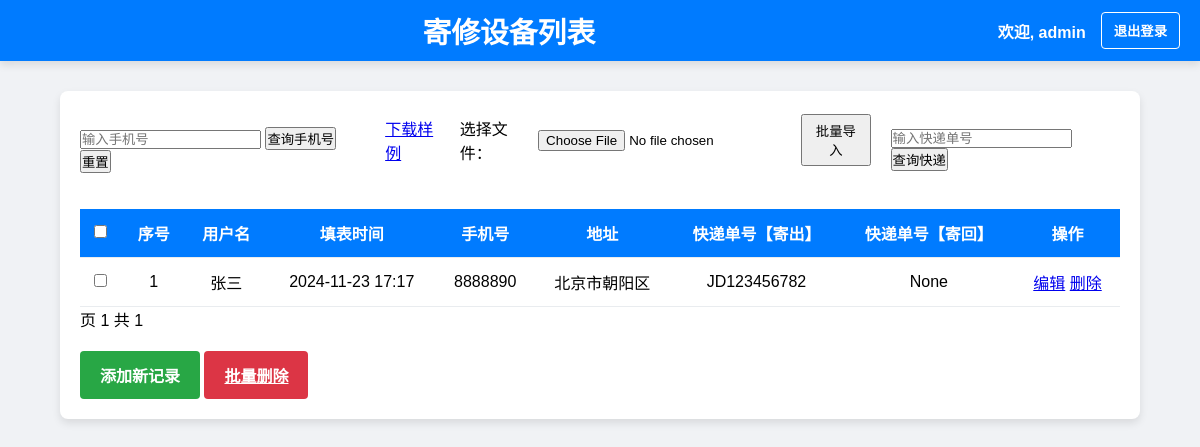
Screenshot of /list/ (signed in) with the database file from the repository.
### delivery/models.py (models this page shows, shortened)
class Delivery(models.Model):
    username = models.CharField(max_length=100)
    fill_date = models.DateTimeField(auto_now_add=True)
    phone = models.CharField(max_length=20, unique=True)
    address = models.CharField(max_length=200)
    sent_tracking_number = models.CharField(max_length=50, blank=True, null=True)
    return_tracking_number = models.CharField(max_length=50, blank=True, null=True)

### delivery/views.py (the view)
# urls.py: path('list/', views.DeliveryListView.as_view(), name='delivery-list'),
class DeliveryListView(LoginRequiredMixin, ListView):
    model = Delivery
    context_object_name = 'deliveries'
    template_name = 'delivery/delivery_list.html'
    login_url = 'login'  # 设置未登录时的跳转页面
    paginate_by = 7  # 每页显示 8 条数据
    def get_context_data(self, **kwargs):
        context = super().get_context_data(**kwargs)
        context['can_delete'] = self.request.user.has_perm('delivery.delete_delivery')
        return context
    def get_queryset(self):
        return Delivery.objects.all().order_by('-fill_date')  # 按填报时间降序排序

### templates/delivery/delivery_list.html (shortened to what this page needs)
<!DOCTYPE html>
<html lang="zh">
<head>
</head>
<body>
    <div class="top-nav">
        <h1>寄修设备列表</h1>
        <div class="user-info">
            <span>欢迎, {{ request.user.username }}</span>
            <form action="{% url 'logout' %}" method="post" style="display:inline;">
                <button type="submit" class="logout-button">退出登录</button>
            </form>
        </div>
    </div>
    <div class="container">
    <div style="display: flex; gap: 20px; align-items: center;justify-content: space-between;">
        <div style="">
        <input type="text" id="phoneNumberInput" placeholder="输入手机号">
        <button onclick="searchByPhone()">查询手机号</button>
        <button onclick="resetSearch()">重置</button>
    </div>
   <form id="importExcelForm" enctype="multipart/form-data" method="post" action="{% url 'import-excel' %}">
<div class="import-section">
    <a href="{% url 'download-sample' %}" class="btn btn-secondary" download>下载样例</a>
    <label for="excelFile">选择文件：</label>
    <input type="file" id="excelFile" name="excel_file" accept=".xls,.xlsx">
    <button type="button" class="btn btn-primary" onclick="importExcel()">批量导入</button>
</div>
</form>
        <div>
        <input type="text" id="trackingNumberInput" placeholder="输入快递单号">
        <button onclick="trackDelivery()">查询快递</button>
    </div>
</div>
        <table>
            <thead>
                <tr>
                    <th><input type="checkbox" id="selectAll" onclick="toggleSelectAll(this)"></th>
                    <th>序号</th>
                    <th>用户名</th>
                    <th>填表时间</th>
                    <th>手机号</th>
                    <th>地址</th>
                    <th>快递单号【寄出】</th>
                    <th>快递单号【寄回】</th>
                    <th>操作</th>
                </tr>
            </thead>
            <tbody>
                {% for delivery in deliveries %}
                    <tr>
                        <td><input type="checkbox" class="selectItem" value="{{ delivery.id }}"></td>
                        <td>{{ forloop.counter }}</td>
                        <td style="white-space: nowrap;">{{ delivery.username }}</td>
                        <td>{{ delivery.fill_date|date:"Y-m-d H:i" }}</td>
                        <td>{{ delivery.phone }}</td>
                        <td>{{ delivery.address }}</td>
                        <td>{{ delivery.sent_tracking_number }}</td>
                        <td>{{ delivery.return_tracking_number }}</td>
                        <td style="white-space: nowrap;">
                            <a href="{% url 'delivery-update' delivery.pk %}">编辑</a>
                            <a href="{% url 'delivery-delete' delivery.pk %}">删除</a>
                        </td>
                    </tr>
                {% endfor %}
            </tbody>
        </table>
        <div class="pagination">
    <span class="step-links">
        <span class="current">
            页 {{ page_obj.number }} 共 {{ page_obj.paginator.num_pages }}
        </span>
    </span>
</div >
        <a href="{% url 'delivery-add' %}" class="add-button">添加新记录</a>
        <a href="#" class="delete-button" onclick="deleteSelected()">批量删除</a>
        </div>
</body>
</html>

### templates/delivery/delivery_list.html (style rules this page uses)
.import-section { display: flex; justify-content: center; align-items: center; gap: 10px; margin-bottom: 20px; }
.btn { padding: 5px 10px; }
.delete-button { display: inline-block; margin-top: 20px; padding: 12px 20px; background-color: #dc3545; color: white; border: none; border-radius: 4px; cursor: pointer; font-weight: bold; }
* { margin: 0; padding: 0; box-sizing: border-box; }
body { font-family: Arial, sans-serif; background-color: #f0f2f5; display: flex; flex-direction: column; min-height: 100vh; margin: 0; }
.top-nav { width: 100%; background-color: #007bff; color: white; padding: 10px 20px; display: flex; align-items: center; justify-content: space-between; box-shadow: 0 4px 8px rgba(0, 0, 0, 0.1); }
.top-nav h1 { flex: 1; text-align: center; font-size: 1.8em; }
.user-info { display: flex; align-items: center; }
.user-info span { margin-right: 15px; font-weight: bold; }
.logout-button { background-color: #007bff; color: white; border: 1px solid white; padding: 8px 12px; border-radius: 4px; font-weight: bold; cursor: pointer; transition: background-color 0.3s; }
.container { width: 90%; max-width: 1200px; margin: 30px auto; padding: 20px; background-color: #ffffff; border-radius: 8px; box-shadow: 0 4px 8px rgba(0, 0, 0, 0.1); }
table { width: 100%; border-collapse: collapse; margin-top: 20px; }
th, td { padding: 12px; text-align: center; border-bottom: 1px solid #e9ecef; }
th { background-color: #007bff; color: white; font-weight: bold; white-space: nowrap; }
.add-button { display: inline-block; margin-top: 20px; padding: 12px 20px; background-color: #28a745; color: white; text-decoration: none; border-radius: 4px; font-weight: bold; cursor: pointer; transition: background-color 0.3s; }

### rows the page displays
Delivery: username "张三", fill_date "2024-11-23 17:17", phone "8888890", address "北京市朝阳区", sent_tracking_number "JD123456782", return_tracking_number "None"

### other values shown
{{ request.user.username }} "admin"
{{ page_obj.number }} "1"
{{ page_obj.paginator.num_pages }} "1"
